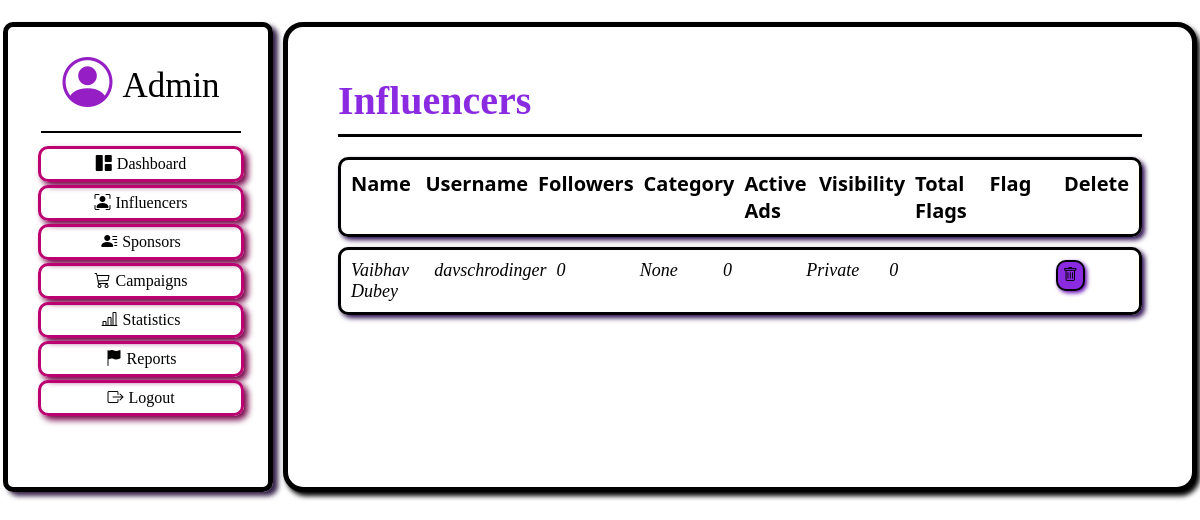
The app's page /admin/Influencers, older data.
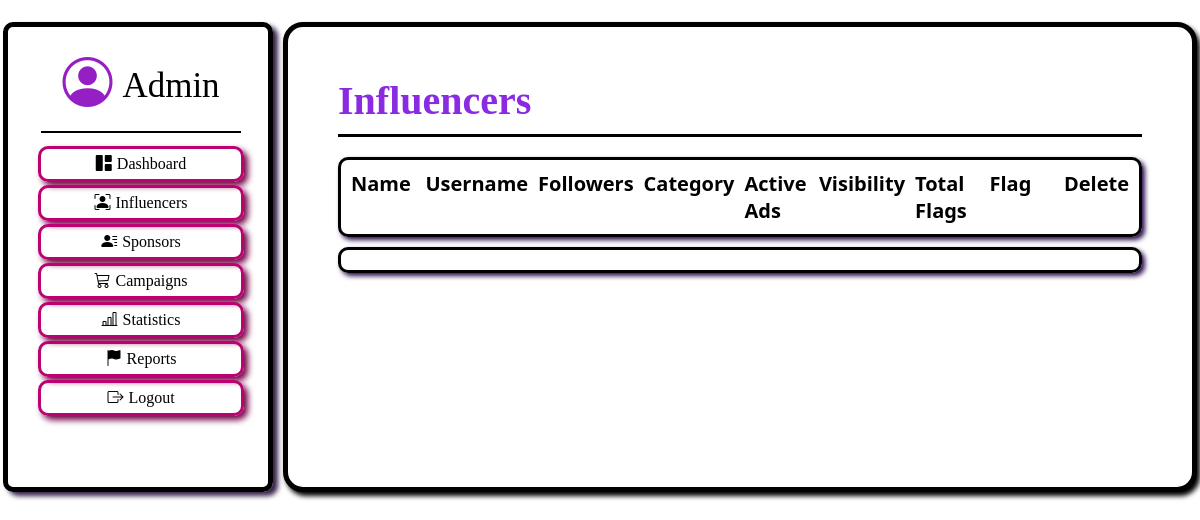
The same page, newer data.
### application/Models.py (models this page shows)
class User(db.Model):
    __tablename__ = 'User'
    id = db.Column(db.Integer, primary_key=True)
    fullname = db.Column(db.String(200), nullable=True)
    username = db.Column(db.String(200), unique=True, nullable=False)
    email = db.Column(db.String(200), unique=True, nullable=False)
    password = db.Column(db.String(100), nullable=False)
    bio = db.Column(db.Text, nullable=True)
    category = db.Column(db.String(100), nullable=True)
    niche = db.Column(db.String(100), nullable=True)
    followers=db.Column(db.Integer, default=0)
    following=db.Column(db.Integer, default=0)
    visibility=db.Column(db.String, default='Private')
    flag=db.Column(db.Boolean, default=False)
    flagCount=db.Column(db.Integer, default=0)
    products = db.relationship('UserProduct', backref='user')

### application/AdminController.py (the view, shortened to what this page needs)
@app.route('/admin/Influencers',methods=['POST','GET'])
def adminInflu():
    users=User.query.all()
    ads={}
    flagCount={}
    for user in users:
        ads[user.id]=UserProduct.query.filter_by(userID=user.id, status='Accepted').count()
        flagCount[user.id]=User.query.filter_by(id=user.id).count()
    return render_template("adminInflu.html",users=users,ads=ads,flagCount=flagCount)

### templates/adminInflu.html (shortened to what this page needs)
<!DOCTYPE html>
<html lang="en">
<head>
    <link rel="stylesheet" href="https://cdnjs.cloudflare.com/ajax/libs/bootstrap-icons/1.9.1/font/bootstrap-icons.min.css">
</head>
<body>
    <div class="box">
        <div class="side-box">
            <div class="head">
                <i class="bi bi-person-circle"></i>
                <span class="text-a">Admin</span>
            </div>
            <div class="line"></div>
            <div class="column">
                <i class="bi bi-grid-1x2-fill"></i>
                <a href="{{url_for('admin')}}"> Dashboard</a>
            </div>
            <div class="column">
                <i class="bi bi-person-bounding-box"></i>
                <a href="{{url_for('adminInflu')}}"> Influencers</a>
            </div>
            <div class="column">
                <i class="bi bi-person-lines-fill"></i>
                <a href="{{url_for('adminSpo')}}">Sponsors</a>
            </div>
            <div class="column">
                <i class="bi bi-cart3"></i>
                <a href="{{url_for('adminCamp')}}">Campaigns</a>
            </div>
            <div class="column">
                <i class="bi bi-bar-chart-line"></i>
                <a href="{{url_for('adminStat')}}">Statistics</a>
            </div>
            <div class="column">
                <i class="bi bi-flag-fill"></i>
                <a href="{{url_for('adminReport')}}">Reports</a>
            </div>
            <div class="column">
                <i class="bi bi-box-arrow-right"></i>
                <a href="{{url_for('logout')}}">Logout</a>
            </div>
        </div>
        <div class="main-box">
            <span class="title">Influencers</span>
            <div class="line1"></div>
            <div class="rect">
                <div class="i">Name</div>
                <div class="i">Username</div>
                <div class="i">Followers</div>
                <div class="i">Category</div>
                <div class="i">Active Ads</div>
                <div class="i">Visibility</div>
                <div class="i">Total Flags</div>
                <div class="i">Flag</div>
                <div class="i">Delete</div>
            </div>
            <div class="rect1">
                {% for user in users %}
                    <div class="i">{{user.fullname}} </div>
                    <div class="i">{{user.username}}</div>
                    <div class="i">{{user.followers}}</div>
                    <div class="i">{{user.category}}</div>
                    <div class="i">{{ads[user.id]}}</div>
                    <div class="i">{{user.visibility}}</div>
                    <div class="i">{{user.flagCount}}</div>
                    <div class="i">
                    </div>
                    <div class="i">
                        <form method="POST">
                            <button type="submit" class="flag" name="delete" value="delete"><i class="bi bi-trash"></i>
                            </button>
                        </form>
                    </div>
                {% endfor %}
            </div>
        </div>
    </div>
</body>
</html>

Row changes from the older to the newer data that the page shows:
removed User: fullname "Vaibhav Dubey", username "davschrodinger", followers "0", category "None", ads "0", visibility "Private", flagCount "0"
